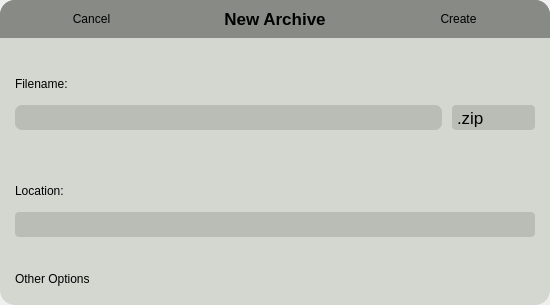
<?xml version="1.0" encoding="UTF-8"?>
<ui version="4.0">
 <class>Form</class>
 <widget class="QWidget" name="Form">
  <property name="geometry">
   <rect>
    <x>0</x>
    <y>0</y>
    <width>550</width>
    <height>305</height>
   </rect>
  </property>
  <property name="maximumSize">
   <size>
    <width>550</width>
    <height>320</height>
   </size>
  </property>
  <property name="windowTitle">
   <string>Create New Archive</string>
  </property>
  <property name="styleSheet">
   <string notr="true">QPushButton{
	border:None;
}

QPushButton:hover{
	border-radius: 7px;
	background-color: rgb(211, 215, 207);
}

QComboBox{
	border-radius:4px;
}
QComboBox:focus{
	border: 2px solid rgb(0, 103, 255);
}

QComboBox::drop-down{
     subcontrol-origin: padding;
     subcontrol-position: top right;
     width: 15px;
     color: white;
     border-left-width: 0px;
     border-left-color: darkgray;
     border-left-style: solid; /* just a single line */
     border-top-right-radius: 5px; /* same radius as the QComboBox */
     border-bottom-right-radius: 5px;
     padding-left: 10px;
 }

QComboBox:on{
	border-radius:10px;
    padding-top: 0px;
    padding-left: 0px;
    color: black;
    background-color: rgb(52, 101, 164);
    selection-background-color: #ffaa00;
}

QComboBox:!on{
    color: black;
}</string>
  </property>
  <layout class="QVBoxLayout" name="verticalLayout">
   <property name="spacing">
    <number>0</number>
   </property>
   <property name="leftMargin">
    <number>0</number>
   </property>
   <property name="topMargin">
    <number>0</number>
   </property>
   <property name="rightMargin">
    <number>0</number>
   </property>
   <property name="bottomMargin">
    <number>0</number>
   </property>
   <item alignment="Qt::AlignTop">
    <widget class="QWidget" name="widget" native="true">
     <property name="styleSheet">
      <string notr="true">background-color: rgb(136, 138, 133);
border-top-left-radius:15px;
border-top-right-radius:15px;</string>
     </property>
     <layout class="QHBoxLayout" name="horizontalLayout">
      <property name="spacing">
       <number>0</number>
      </property>
      <property name="leftMargin">
       <number>0</number>
      </property>
      <property name="topMargin">
       <number>0</number>
      </property>
      <property name="rightMargin">
       <number>0</number>
      </property>
      <property name="bottomMargin">
       <number>0</number>
      </property>
      <item>
       <widget class="QWidget" name="widget_3" native="true">
        <layout class="QHBoxLayout" name="horizontalLayout_3">
         <item>
          <widget class="QPushButton" name="cancel_button">
           <property name="text">
            <string>Cancel</string>
           </property>
           <property name="icon">
            <iconset resource="icons.qrc">
             <normaloff>:/icons/icons/cancel.svg</normaloff>:/icons/icons/cancel.svg</iconset>
           </property>
           <property name="iconSize">
            <size>
             <width>20</width>
             <height>20</height>
            </size>
           </property>
          </widget>
         </item>
        </layout>
       </widget>
      </item>
      <item>
       <widget class="QWidget" name="widget_4" native="true">
        <layout class="QHBoxLayout" name="horizontalLayout_4">
         <item>
          <widget class="QLabel" name="label">
           <property name="font">
            <font>
             <pointsize>13</pointsize>
             <weight>75</weight>
             <bold>true</bold>
            </font>
           </property>
           <property name="styleSheet">
            <string notr="true">color: rgb(0, 0, 0);</string>
           </property>
           <property name="text">
            <string>New Archive</string>
           </property>
           <property name="alignment">
            <set>Qt::AlignCenter</set>
           </property>
          </widget>
         </item>
        </layout>
       </widget>
      </item>
      <item>
       <widget class="QWidget" name="widget_5" native="true">
        <layout class="QHBoxLayout" name="horizontalLayout_2">
         <item>
          <widget class="QPushButton" name="create_button">
           <property name="enabled">
            <bool>true</bool>
           </property>
           <property name="text">
            <string>Create</string>
           </property>
           <property name="icon">
            <iconset resource="icons.qrc">
             <normaloff>:/icons/icons/folder-settings.svg</normaloff>:/icons/icons/folder-settings.svg</iconset>
           </property>
           <property name="iconSize">
            <size>
             <width>20</width>
             <height>20</height>
            </size>
           </property>
          </widget>
         </item>
        </layout>
       </widget>
      </item>
     </layout>
    </widget>
   </item>
   <item>
    <widget class="QWidget" name="widget_2" native="true">
     <property name="sizePolicy">
      <sizepolicy hsizetype="Preferred" vsizetype="Expanding">
       <horstretch>0</horstretch>
       <verstretch>0</verstretch>
      </sizepolicy>
     </property>
     <property name="styleSheet">
      <string notr="true">QWidget#widget_2{
background-color: rgb(211, 215, 207);
border-bottom-left-radius:15px;
border-bottom-right-radius:15px;
}</string>
     </property>
     <layout class="QVBoxLayout" name="verticalLayout_2">
      <property name="spacing">
       <number>0</number>
      </property>
      <property name="leftMargin">
       <number>15</number>
      </property>
      <property name="topMargin">
       <number>0</number>
      </property>
      <property name="rightMargin">
       <number>15</number>
      </property>
      <property name="bottomMargin">
       <number>0</number>
      </property>
      <item>
       <widget class="QWidget" name="widget_6" native="true">
        <property name="layoutDirection">
         <enum>Qt::LeftToRight</enum>
        </property>
        <property name="styleSheet">
         <string notr="true"/>
        </property>
        <layout class="QVBoxLayout" name="verticalLayout_5">
         <property name="spacing">
          <number>0</number>
         </property>
         <property name="leftMargin">
          <number>0</number>
         </property>
         <property name="topMargin">
          <number>0</number>
         </property>
         <property name="rightMargin">
          <number>0</number>
         </property>
         <property name="bottomMargin">
          <number>0</number>
         </property>
         <item alignment="Qt::AlignBottom">
          <widget class="QLabel" name="label_2">
           <property name="text">
            <string>Filename:</string>
           </property>
          </widget>
         </item>
        </layout>
       </widget>
      </item>
      <item>
       <widget class="QWidget" name="widget_8" native="true">
        <layout class="QHBoxLayout" name="horizontalLayout_5">
         <property name="spacing">
          <number>0</number>
         </property>
         <property name="leftMargin">
          <number>0</number>
         </property>
         <property name="topMargin">
          <number>0</number>
         </property>
         <property name="rightMargin">
          <number>0</number>
         </property>
         <property name="bottomMargin">
          <number>0</number>
         </property>
         <item>
          <widget class="QWidget" name="widget_11" native="true">
           <property name="sizePolicy">
            <sizepolicy hsizetype="Preferred" vsizetype="Fixed">
             <horstretch>0</horstretch>
             <verstretch>0</verstretch>
            </sizepolicy>
           </property>
           <property name="maximumSize">
            <size>
             <width>16777215</width>
             <height>16777215</height>
            </size>
           </property>
           <layout class="QVBoxLayout" name="verticalLayout_4">
            <property name="spacing">
             <number>0</number>
            </property>
            <property name="leftMargin">
             <number>0</number>
            </property>
            <property name="topMargin">
             <number>0</number>
            </property>
            <property name="rightMargin">
             <number>0</number>
            </property>
            <property name="bottomMargin">
             <number>0</number>
            </property>
            <item>
             <widget class="QLineEdit" name="archive_name">
              <property name="minimumSize">
               <size>
                <width>0</width>
                <height>25</height>
               </size>
              </property>
              <property name="font">
               <font>
                <pointsize>11</pointsize>
               </font>
              </property>
              <property name="styleSheet">
               <string notr="true">QLineEdit{
	background-color: rgb(186, 189, 182);
	border: none;
	border-radius:7px;
	color: rgba(0, 0, 0, 240);
}

QLineEdit:focus{
	border: 2px solid rgb(0, 103, 255);
}</string>
              </property>
              <property name="alignment">
               <set>Qt::AlignLeading|Qt::AlignLeft|Qt::AlignTop</set>
              </property>
             </widget>
            </item>
           </layout>
          </widget>
         </item>
         <item>
          <widget class="QWidget" name="widget_12" native="true">
           <property name="maximumSize">
            <size>
             <width>120</width>
             <height>16777215</height>
            </size>
           </property>
           <layout class="QVBoxLayout" name="verticalLayout_3">
            <property name="spacing">
             <number>0</number>
            </property>
            <property name="leftMargin">
             <number>10</number>
            </property>
            <property name="topMargin">
             <number>0</number>
            </property>
            <property name="rightMargin">
             <number>0</number>
            </property>
            <property name="bottomMargin">
             <number>0</number>
            </property>
            <item>
             <widget class="QComboBox" name="comboBox_archive_format">
              <property name="minimumSize">
               <size>
                <width>0</width>
                <height>25</height>
               </size>
              </property>
              <property name="font">
               <font>
                <pointsize>13</pointsize>
               </font>
              </property>
              <property name="styleSheet">
               <string notr="true">background-color: rgb(186, 189, 182);</string>
              </property>
              <item>
               <property name="text">
                <string>.zip</string>
               </property>
              </item>
              <item>
               <property name="text">
                <string>.tar</string>
               </property>
              </item>
              <item>
               <property name="text">
                <string>.tar.gz</string>
               </property>
              </item>
              <item>
               <property name="text">
                <string>.tar.xz</string>
               </property>
              </item>
              <item>
               <property name="text">
                <string>.tar.bz2</string>
               </property>
              </item>
             </widget>
            </item>
           </layout>
          </widget>
         </item>
        </layout>
       </widget>
      </item>
      <item>
       <widget class="QWidget" name="widget_7" native="true">
        <property name="minimumSize">
         <size>
          <width>0</width>
          <height>15</height>
         </size>
        </property>
        <layout class="QHBoxLayout" name="horizontalLayout_6">
         <property name="spacing">
          <number>0</number>
         </property>
         <property name="leftMargin">
          <number>0</number>
         </property>
         <property name="topMargin">
          <number>0</number>
         </property>
         <property name="rightMargin">
          <number>0</number>
         </property>
         <property name="bottomMargin">
          <number>0</number>
         </property>
         <item alignment="Qt::AlignBottom">
          <widget class="QLabel" name="label_3">
           <property name="text">
            <string>Location:</string>
           </property>
          </widget>
         </item>
        </layout>
       </widget>
      </item>
      <item>
       <widget class="QWidget" name="widget_10" native="true">
        <layout class="QHBoxLayout" name="horizontalLayout_7">
         <property name="spacing">
          <number>0</number>
         </property>
         <property name="leftMargin">
          <number>0</number>
         </property>
         <property name="topMargin">
          <number>0</number>
         </property>
         <property name="rightMargin">
          <number>0</number>
         </property>
         <property name="bottomMargin">
          <number>0</number>
         </property>
         <item>
          <widget class="QComboBox" name="comboBox_archive_location">
           <property name="minimumSize">
            <size>
             <width>0</width>
             <height>25</height>
            </size>
           </property>
           <property name="font">
            <font>
             <pointsize>11</pointsize>
            </font>
           </property>
           <property name="styleSheet">
            <string notr="true">background-color: rgb(186, 189, 182);</string>
           </property>
          </widget>
         </item>
        </layout>
       </widget>
      </item>
      <item>
       <widget class="QWidget" name="widget_9" native="true">
        <layout class="QHBoxLayout" name="horizontalLayout_8">
         <property name="spacing">
          <number>0</number>
         </property>
         <property name="leftMargin">
          <number>0</number>
         </property>
         <property name="topMargin">
          <number>0</number>
         </property>
         <property name="rightMargin">
          <number>0</number>
         </property>
         <property name="bottomMargin">
          <number>0</number>
         </property>
         <item>
          <widget class="QLabel" name="label_4">
           <property name="text">
            <string>Other Options</string>
           </property>
          </widget>
         </item>
        </layout>
       </widget>
      </item>
     </layout>
    </widget>
   </item>
  </layout>
 </widget>
 <resources>
  <include location="icons.qrc"/>
 </resources>
 <connections/>
</ui>
